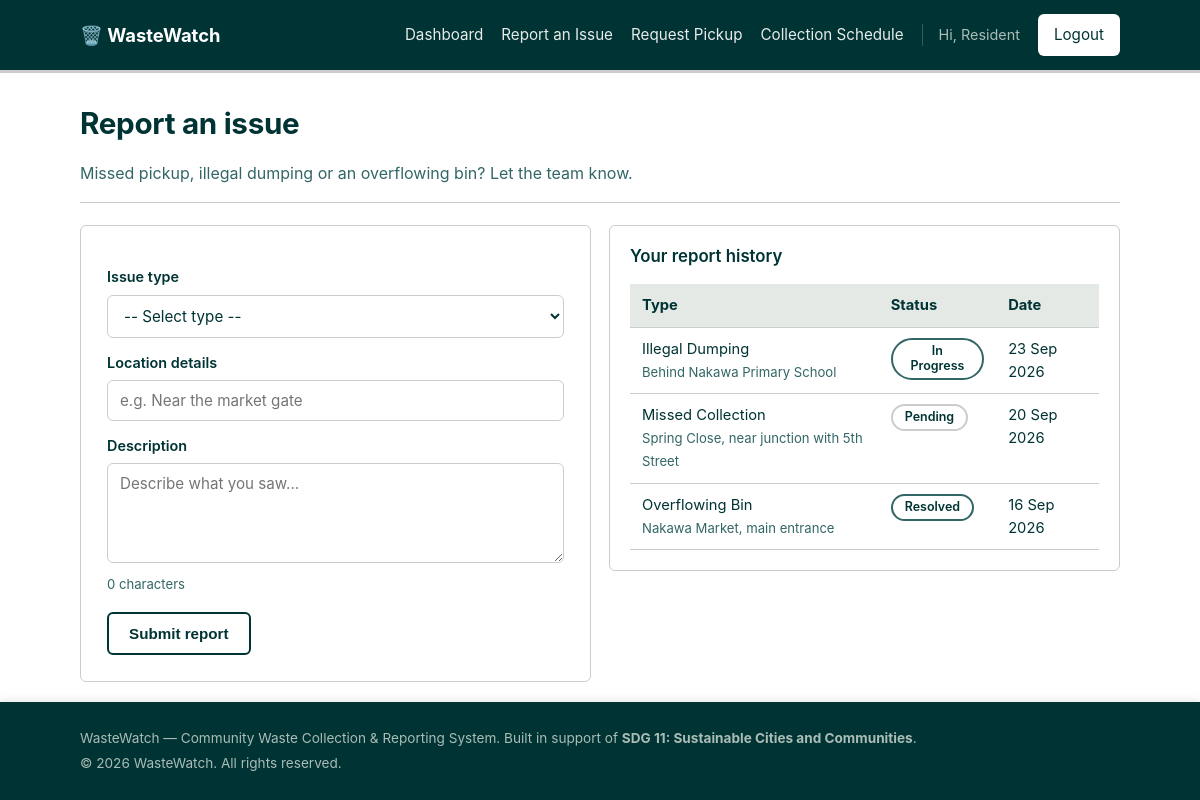
Screenshot of /report_issue.php (signed in) with the database file from the repository.
### tables this page shows
CREATE TABLE reports (
    report_id INT AUTO_INCREMENT PRIMARY KEY,
    user_id INT NOT NULL,
    zone_id INT NOT NULL,
    report_type ENUM('Missed Collection','Illegal Dumping','Overflowing Bin','Other') NOT NULL,
    description TEXT NOT NULL,
    location_details VARCHAR(255) DEFAULT NULL,
    status ENUM('Pending','In Progress','Resolved') NOT NULL DEFAULT 'Pending',
    admin_notes TEXT DEFAULT NULL,
    created_at TIMESTAMP DEFAULT CURRENT_TIMESTAMP,
    resolved_at TIMESTAMP NULL DEFAULT NULL,
    CONSTRAINT fk_reports_user FOREIGN KEY (user_id) REFERENCES users(user_id)
        ON DELETE CASCADE ON UPDATE CASCADE,
    CONSTRAINT fk_reports_zone FOREIGN KEY (zone_id) REFERENCES zones(zone_id)
        ON DELETE CASCADE ON UPDATE CASCADE
);

### includes/functions.php (called while the page is built, shortened)
<?php
function e($value)
{
    return htmlspecialchars($value ?? '', ENT_QUOTES, 'UTF-8');
}

### report_issue.php (the view, shortened to what this page needs)
<?php
require_once __DIR__ . '/includes/db.php';
require_once __DIR__ . '/includes/functions.php';
$old = ['report_type' => '', 'description' => '', 'location_details' => ''];
$stmt = $pdo->prepare('SELECT report_id, report_type, description, location_details, status, admin_notes, created_at
                        FROM reports WHERE user_id = :uid ORDER BY created_at DESC');
$stmt->execute(['uid' => $_SESSION['user_id']]);
$myReports = $stmt->fetchAll();
require __DIR__ . '/includes/header.php';
?>
<div class="page-head">
    <div>
        <h1>Report an issue</h1>
        <p>Missed pickup, illegal dumping or an overflowing bin? Let the team know.</p>
    </div>
</div>
<div class="grid grid-2" style="align-items:start;">
    <form class="form-card" method="post" id="reportForm" novalidate
        <?php if (!empty($duplicate)): ?>
            data-duplicate-warning="A '<?= e($duplicate['report_type'] ?? $old['report_type']) ?>' report was already submitted for your zone on <?= date('d M Y', strtotime($duplicate['created_at'])) ?> (Report #<?= (int)$duplicate['report_id'] ?>) and is still open. If this is a different location, click OK to submit anyway."
        <?php endif; ?>>
        <label for="report_type">Issue type</label>
        <select id="report_type" name="report_type">
            <option value="">-- Select type --</option>
        </select>
        <label for="location_details">Location details</label>
        <input type="text" id="location_details" name="location_details"
               placeholder="e.g. Near the market gate" value="<?= e($old['location_details']) ?>">
        <label for="description">Description</label>
        <textarea id="description" name="description" placeholder="Describe what you saw..."><?= e($old['description']) ?></textarea>
        <div class="help-text" id="descriptionCounter">0 characters</div>
        <button type="submit" class="btn">Submit report</button>
    </form>
    <div class="card">
        <h3>Your report history</h3>
        <?php if (empty($myReports)): ?>
            <p>No reports submitted yet.</p>
        <?php else: ?>
            <div class="table-wrap">
                <table>
                    <thead><tr><th>Type</th><th>Status</th><th>Date</th></tr></thead>
                    <tbody>
                    <?php foreach ($myReports as $r): ?>
                        <?php $cls = $r['status'] === 'Resolved' ? 'badge-resolved' : ($r['status'] === 'In Progress' ? 'badge-progress' : 'badge-pending'); ?>
                        <tr>
                            <td><?= e($r['report_type']) ?><br>
                                <span class="help-text"><?= e($r['location_details']) ?></span></td>
                            <td><span class="badge <?= $cls ?>"><?= e($r['status']) ?></span>
                            </td>
                            <td><?= date('d M Y', strtotime($r['created_at'])) ?></td>
                        </tr>
                    <?php endforeach; ?>
                    </tbody>
                </table>
            </div>
        <?php endif; ?>
    </div>
</div>
<?php require __DIR__ . '/includes/footer.php'; ?>

### assets/css/style.css (style rules this page uses)
:root { --ink: #003333; --ink-soft: #336666; --surface: #FFFFFF; --border: #CCCCCC; --ok: #006600; --ok-bg: #CCFFCC; --warn: #CC3300; --warn-bg: #FFCCCC; --radius: 6px; --font: -apple-system, BlinkMacSystemFont, "Segoe UI", Roboto, "Helvetica Neue", Arial, sans-serif; }
* { box-sizing: border-box; }
html, body { margin: 0; padding: 0; background: var(--surface); color: var(--ink); font-family: var(--font); font-size: 16px; line-height: 1.55; min-height: 100vh; }
h1, h2, h3 { line-height: 1.25; color: var(--ink); margin-top: 0; }
h1 { font-size: 1.85rem; font-weight: 700; letter-spacing: -0.01em; }
h3 { font-size: 1.05rem; font-weight: 600; }
p { max-width: 68ch; }
.page-head { display: flex; justify-content: space-between; align-items: flex-end; flex-wrap: wrap; gap: 10px; margin-bottom: 22px; border-bottom: 1px solid var(--border); padding-bottom: 16px; }
.page-head p { margin: 4px 0 0; color: var(--ink-soft); }
.grid { display: grid; gap: 18px; }
.grid-2 { grid-template-columns: repeat(2, 1fr); }
.card { background: var(--surface); border: 1px solid var(--border); border-radius: var(--radius); padding: 20px; }
.form-card { background: var(--surface); border: 1px solid var(--border); border-radius: var(--radius); padding: 26px; max-width: 560px; }
label { display: block; font-weight: 600; font-size: 0.9rem; margin: 14px 0 6px; }
input[type=text], input[type=email], input[type=password], input[type=date], input[type=time], input[type=tel], select, textarea { width: 100%; padding: 10px 12px; border: 1px solid var(--border); border-radius: var(--radius); font-size: 0.95rem; font-family: inherit; background: #fff; color: var(--ink); }
textarea { min-height: 100px; resize: vertical; }
.help-text { color: var(--ink-soft); font-size: 0.82rem; margin-top: 4px; }
.btn { display: inline-block; background: var(--surface); color: var(--ink); border: 2px solid var(--ink); padding: 11px 20px; border-radius: var(--radius); font-size: 0.95rem; font-weight: 600; cursor: pointer; text-decoration: none; margin-top: 18px; transition: all 0.2s ease; }
.table-wrap { overflow-x: auto; }
table { width: 100%; border-collapse: collapse; background: var(--surface); font-size: 0.92rem; }
th, td { text-align: left; padding: 10px 12px; border-bottom: 1px solid var(--border); vertical-align: top; }
th { background: #E4E9E6; font-weight: 700; color: var(--ink); }
.badge { display: inline-block; padding: 4px 12px; border-radius: 999px; font-size: 0.78rem; font-weight: 600; text-align: center; line-height: 1.2; }
.badge-pending { background: var(--surface); color: var(--ink); border: 2px solid var(--border); font-weight: 600; }
.badge-progress { background: var(--surface); color: var(--ink); border: 2px solid var(--ink-soft); font-weight: 600; }
.badge-resolved { background: var(--surface); color: var(--ink); border: 2px solid var(--ink-soft); font-weight: 600; }

### rows the page displays
reports: report_type "Illegal Dumping", location_details "Behind Nakawa Primary School", status "In Progress", created_at "23 Sep 2026"
reports: report_type "Missed Collection", location_details "Spring Close, near junction with 5th Street", status "Pending", created_at "20 Sep 2026"
reports: report_type "Overflowing Bin", location_details "Nakawa Market, main entrance", status "Resolved", created_at "16 Sep 2026"

### other values shown
$_SESSION['full_name'] "Resident"
